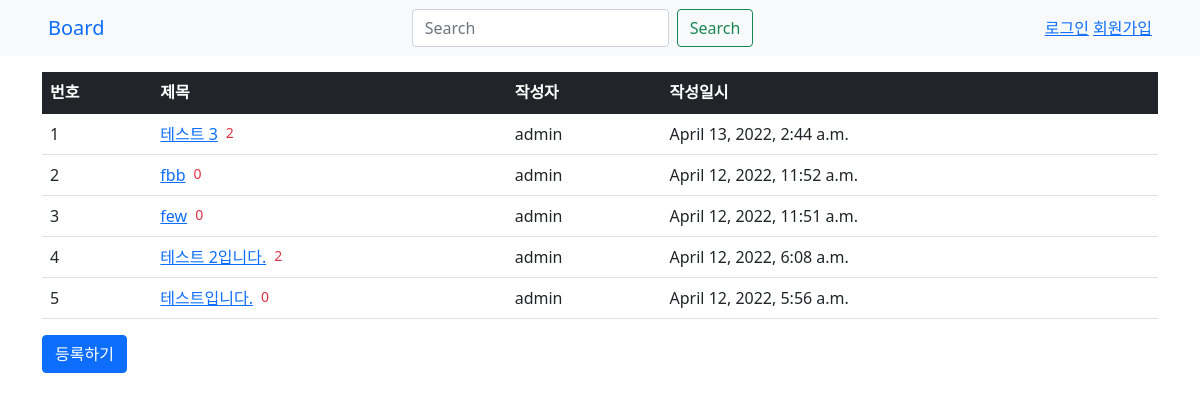
The page /board/ on the database as committed earlier.
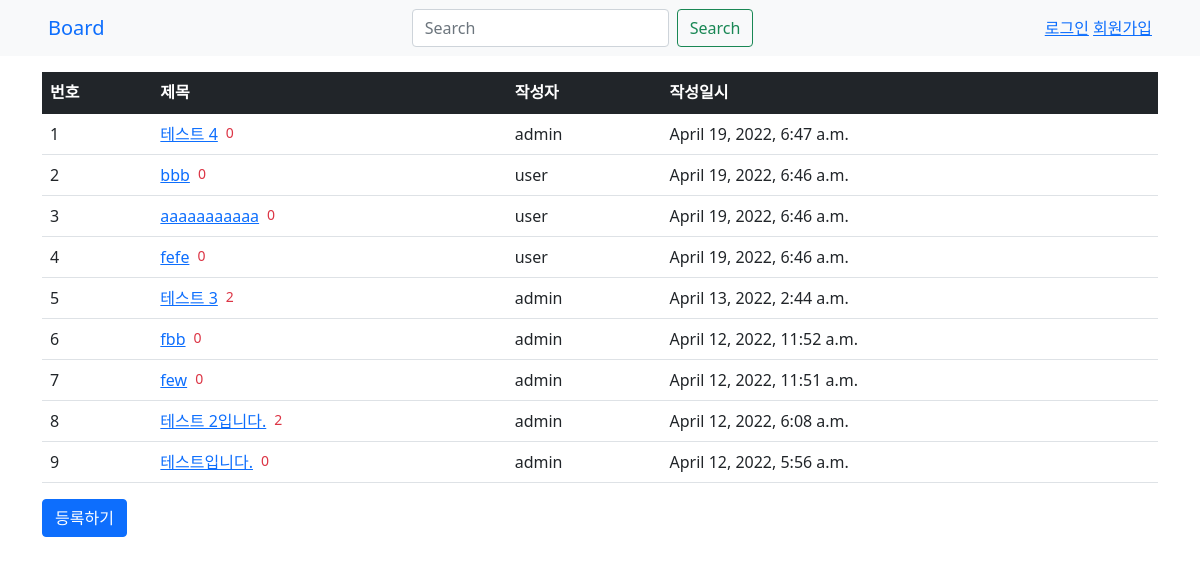
The same page on the database as committed later.
### boardapp/models.py (models this page shows, shortened)
class Post(models.Model):
    author = models.ForeignKey(User, on_delete=models.CASCADE, related_name="author_post")
    title = models.CharField(max_length=100)
    content = models.TextField()
    create_time = models.DateTimeField(auto_now_add=True)
    likes_user = models.ManyToManyField(User, related_name="likes_user")

### boardapp/views.py (the view)
# urls.py: path('', views.index, name="index"), # views.py의 index함수와 연결
def index(request):
    post_list = Post.objects.order_by('-create_time')
    post_dict = {"post_list": post_list}
    return render(request, 'boardapp/posts.html', post_dict)

### templates/boardapp/posts.html
{% extends 'boardapp/base.html' %}
{% block content %}
<div>
    <table class="table">
        <thead>
            <tr class="table-dark">
                <th>번호</th>
                <th>제목</th>
                <th>작성자</th>
                <th>작성일시</th>
            </tr>
        </thead>
        <tbody>
            {% for post in post_list %}
                <tr>
                    <td>{{ forloop.counter }}</td>
                    <td>
                        <div class="d-flex">
                            <a href="{% url 'boardapp:detail' post.id %}">{{ post.title }}</a>
                            <div class="text-danger small mx-2">{{ post.comment_set.count }}</div>
                        </div>
                    </td>
                    <td>{{ post.author.username }}</td>
                    <td>{{ post.create_time }}</td>
                </tr>
            {% endfor %}
    </table>
    <button class="btn btn-primary " type="button" onclick="location.href='{% url 'boardapp:upload' %}'">등록하기</button>
</div>
{% endblock %}

### templates/boardapp/base.html (shortened to what this page needs)
<!DOCTYPE html>
<html lang="kr">
<head>
    <link href="https://cdn.jsdelivr.net/npm/bootstrap@5.1.3/dist/css/bootstrap.min.css" rel="stylesheet">
</head>
<body>
    <nav style="background-color: #f8f9fa">
        <div class="d-flex justify-content-between align-items-center px-5 py-2">
            <a class="navbar-brand" href="{% url 'boardapp:index' %}">Board</a>
            <div>
                <form class="d-flex">
                    <input class="form-control me-2" type="search" placeholder="Search" aria-label="Search">
                    <button class="btn btn-outline-success" type="submit">Search</button>
                </form>
            </div>
            {% if user.is_authenticated %}
            <a href="{% url 'accounts:logout' %}">{{ user.username }} (로그아웃)</a>
            {% else %}
            <div>
            <a href="{% url 'accounts:login' %}">로그인</a>
            <a href="{% url 'accounts:register' %}">회원가입</a>
            </div>
            {% endif %}
        </div>
    </nav>
    <div class="container my-3">
        {% block content %}
        {% endblock %}
    </div>
</body>
</html>

Rows that differ between the two databases and show on the page:
added Post: title "테스트 4", comment_set.count "0", author.username "admin", create_time "April 19, 2022, 6:47 a.m."
added Post: title "bbb", comment_set.count "0", author.username "user", create_time "April 19, 2022, 6:46 a.m."
added Post: title "aaaaaaaaaaa", comment_set.count "0", author.username "user", create_time "April 19, 2022, 6:46 a.m."
added Post: title "fefe", comment_set.count "0", author.username "user", create_time "April 19, 2022, 6:46 a.m."
